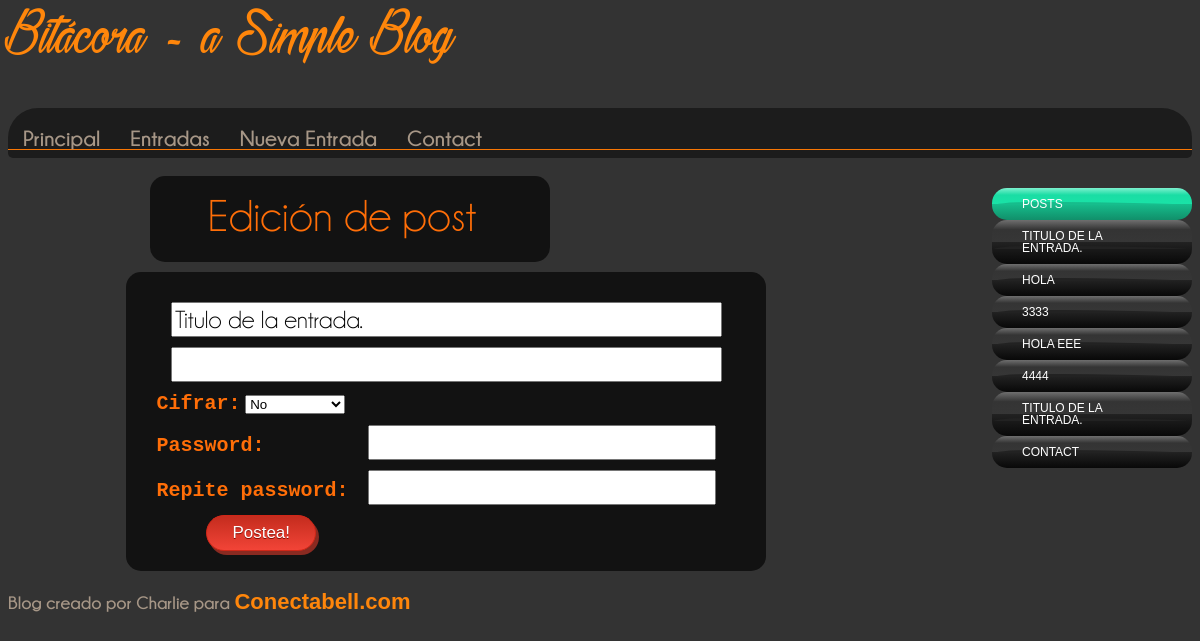
Before: /bitacora/post/new/ (signed in) with the older database file.
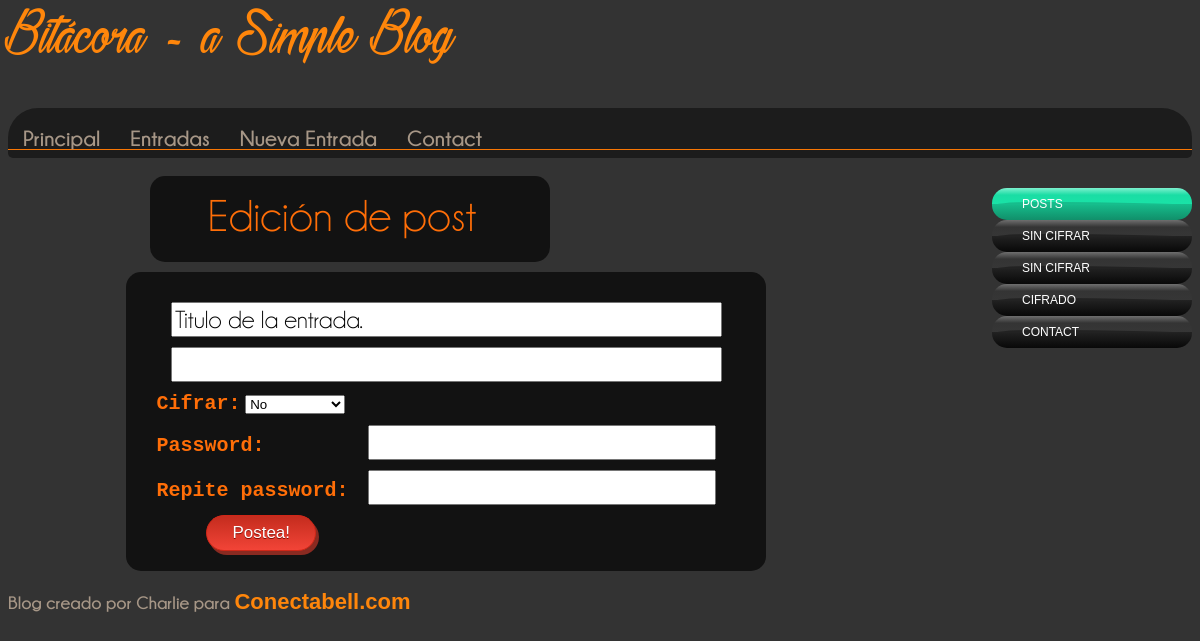
After: the same page with the newer database file.
### blog/models.py (models this page shows, shortened)
class Post(models.Model):
    author = models.ForeignKey('auth.User')
    title = models.CharField(max_length=200)
    text = models.TextField()
    created_date = models.DateTimeField(default=timezone.now)
    published_date = models.DateTimeField(blank=True, null=True, default=timezone.now)
    crypt = models.BooleanField(default=False)
    key = models.CharField(max_length=200, null=True, blank=True)
    rekey = models.CharField(max_length=200, null=True, blank=True)

### blog/views.py (the view)
@login_required(login_url='django.contrib.auth.views.login')
def post_new(request):
    posts = Post.objects.filter(published_date__lte=
    timezone.now()).order_by('published_date')
    if request.method == "POST":
        form = PostForm(request.POST)
        if form.is_valid():
            post = form.save(commit=False)
            post.author = request.user
            if post.crypt == True:
                cifr = crypt.AESCipher(post.key)
                txt_enc = cifr.encrypt(post.text)
                post.text = txt_enc
                hash_object = hashlib.sha256(post.key)
                hex_dig = hash_object.hexdigest()
                post.key = hex_dig
                post.rekey = hex_dig
            post.save()
            return post_list(request)
    else:
        form = PostForm(initial=INI)
    return render(request, 'blog/post_edit.html', {'form': form, 'posts': posts})

### blog/forms.py (shortened to what this page needs)
class PostForm(forms.ModelForm):
    text = forms.CharField(widget=PagedownWidget(show_preview=False), label='')
    crypt = forms.NullBooleanField(label="Cifrar", initial=False)
    class Meta:
        model = Post
        fields = ('title', 'text', 'crypt', 'key', 'rekey',)
        labels = {'title': '', 'key': 'Password', 'rekey':'Repite password', }
        widgets = {
        'key': forms.PasswordInput(),
        'rekey': forms.PasswordInput(), }

### blog/templates/blog/post_edit.html (shortened to what this page needs)
{% extends 'blog/base.html' %}
{% block content %}
    <div class="subtitulo">
	<p>Edición de post</p>
	</div>
    <form method="POST" class="post-form">{% csrf_token %}
        {{ form.as_p }}
        <button type="submit" class="myButton">Postea!</button>
    </form>
{% endblock %}

### blog/templates/blog/base.html (shortened to what this page needs)
{% load staticfiles %}
{% load static %}
<head>
<link rel="stylesheet" href="{% static 'css/blog.css' %}">
</head>
<body class="body">
<div class="titulazo">
    <h1>Bitácora - a Simple Blog</h1>
</div>
<div id='cssmenu'>
<ul>
   <li><a href="{% url 'blog.views.post_list' %}"><span>Principal</span></a></li>
   <li><a href="{% url 'blog.views.post_list' %}"><span>Entradas</span></a></li>
   <li><a href="{% url 'blog.views.post_new' %}"><span>Nueva Entrada</span></a></li>
   <li class='last'><a href='#'><span>Contact</span></a></li>
</ul>
</div>
<div id='cssmenu2'>
<ul>
	<li class='active'><a href='#'><span>Posts</span></a></li>
    {% for post in posts %}
        <li><a href="{% url 'blog.views.post_detail' pk=post.pk %}"><span>{{ post.title }}</span></a></li>
    {% endfor %}
   <li class='last'><a href='#'><span>Contact</span></a></li>
</ul>
</div>
<br>
<div>
{% block content %}
{% endblock content %}
</div>
<div>
<h3>Blog creado por Charlie para <a href="https://conectabell.com"> Conectabell.com</a></h3>
</div>
</body>

Changed rows visible on the page:
removed Post: title "TITULO DE LA ENTRADA."
removed Post: title "HOLA"
removed Post: title "3333"
removed Post: title "HOLA EEE"
removed Post: title "4444"
removed Post: title "TITULO DE LA ENTRADA."
added Post: title "SIN CIFRAR"
added Post: title "SIN CIFRAR"
added Post: title "CIFRADO"
